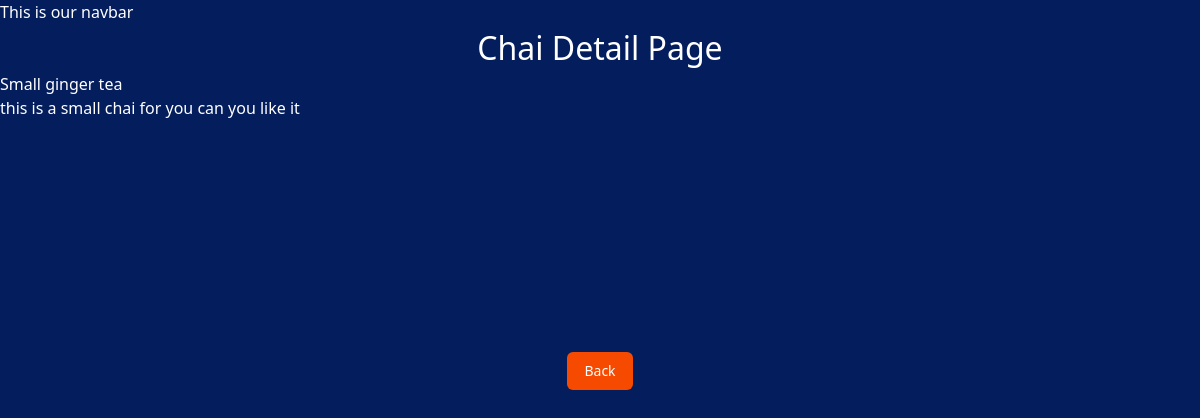
Page /chai/1/ on the committed database.
### chai/models.py (models this page shows, shortened)
class ChaiVarity(models.Model):
    CHAI_TYPE_CHOICE = [
        ('ML','MASALA'),
        ('GR','GINGER'),
        ('KL','KIWI'),
        ('PL','PLAIN'),
        ('EL','ELACHI'),
    ]
    name = models.CharField(max_length=100)
    image = models.ImageField(upload_to='chais/')
    date_added = models.DateTimeField(default=timezone.now)
    type =models.CharField(max_length=2,choices = CHAI_TYPE_CHOICE)
    description = models.TextField(default='')
    price = models.DecimalField(max_digits=5, decimal_places=2,default=0.00)

### chai/views.py (the view)
# urls.py: path('<int:chai_id>/', views.chai_detail, name='chai_detail'),
def chai_detail(request,chai_id):
    chai = get_object_or_404(ChaiVarity , pk=chai_id)
    return render(request ,'chai/chai_details.html',{'chai':chai})

### chai/templates/chai/chai_details.html
{% extends "layout.html" %} {% block title %} Cahi Detail Page {% endblock %}
{%block content%}
<h1>Chai Detail Page</h1>
<h3>{{chai.name}}</h3>
<p>{{chai.description}}</p>
<div class="flex items-center justify-center mt-56">
   <a href="{% url 'all_chai' %}">
            <button
            type="button"
            class="inline-fles items-center mt-2 justify-center px-4 py-2 border border-transparent text-sm font-medium rounded-md text-white bg-orange-600 hover:bg-orange-700 focus:outline-none focus:rign-2 focus:ring-offset-2 focus:ring-orange-500"
            >
               Back
            </button>
        </a>
</div>
{% endblock %}

### static/style.css (style rules this page uses)
body { background-color: #031d5d; color: white; }
h1 { text-align: center; font-size: 2em; }

### rows in the picture
ChaiVarity: name "Small ginger tea", description "this is a small chai for you can you like it"
